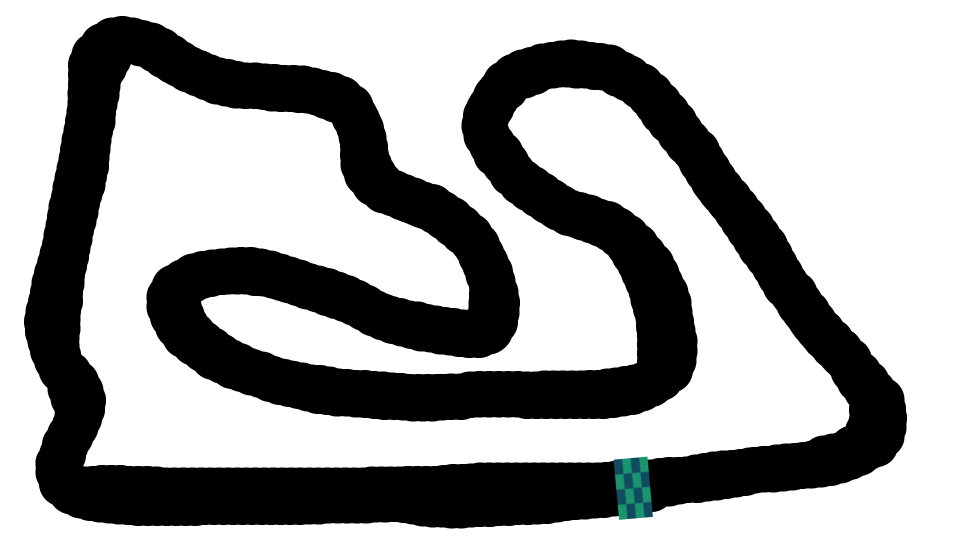
#> input picture maps/bahrain2.png, 1920 x 1080 px, found by its file name (shown at 1/2 size)
$ jupyter execute 01_reinforcement_learning.ipynb
#> lines starting #> are read from the running program, lines starting #| are printed output that depends on the picture
# Reinforcement Learning

## What is Reinforcement Learning?

Reinforcement learning (RL) is a subset of machine learning focused on how agents take actions in an environment to maximize rewards. Unlike supervised learning, which relies on labeled data, RL learns through trial and error, where agents receive feedback (rewards or penalties) based on their actions.

A helpful way to think about reinforcement learning is to compare it to training a puppy. Just like you reward a puppy with treats for good behavior—like sitting or fetching a ball—you can use rewards to encourage the agent to make the right decisions. If the puppy misbehaves, you might scold it to discourage that behavior.

Similarly, in reinforcement learning, the agent receives positive feedback (rewards) for actions that lead to desired outcomes and negative feedback (penalties) for actions that result in undesirable outcomes. Over time, just as a puppy learns to associate certain behaviors with treats or scoldings, the agent learns to make better decisions to maximize its rewards. This trial-and-error approach helps both the puppy and the agent develop the skills they need to succeed.

## RAICE: An Example Scenario

Imagine we want to train an AI to drive a race car. Instead of feeding it millions of simulations of actual drives and races (which we might not have), we could use RL. The car could receive positive rewards for:

- Increasing its distance on the track

- Maintaining a high speed

Conversely, if the car crashes, it would be penalized and have to restart, much like a level in a video game.

### The Environment

In our scenario, we'll use the Bahrain F1 track as our environment. The track is represented by black and white pixels, with black representing the asphalt and white representing the background.

[cell 1]
from PIL import Image,ImageDraw,ImageFont
from IPython.display import display
import math

track = Image.open("../maps/bahrain2.png").resize((700,400))
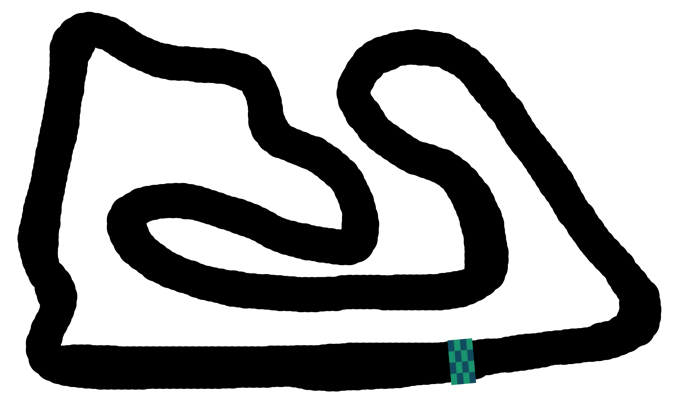
#> track: PIL image 700x400 RGBA; mean R, G, B, A 164.9, 165.2, 165.2, 255
track

### The Agent

Our agent is a car equipped with five sensors positioned at 90, 45, 0, -45, and -90 degrees. These sensors detect nearby walls, providing crucial information about the environment.

[cell 2]
# Load the existing image
car = Image.open("../qlearning/car.png").resize((500, 500))
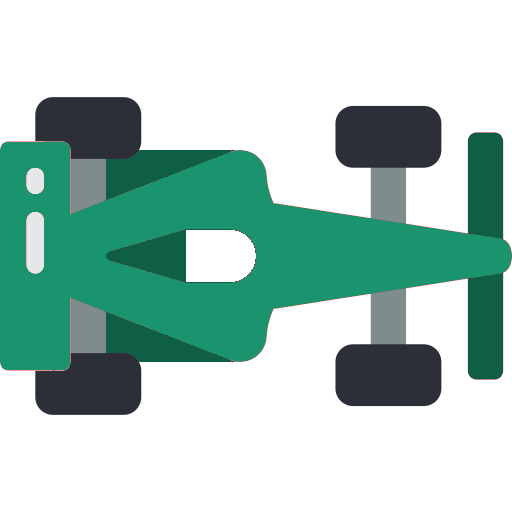
#> input picture qlearning/car.png, 512 x 512 px, found by its file name

center = int(500/2)


# Create a draw object
draw = ImageDraw.Draw(car)

# Define font (default font if not specifying a path)
font = ImageFont.load_default(size=15)

# Define the angle and text positions
angle = 0
text_positions = []

for d in range(-90, 120, 45):
    x = int(center + 200 * math.cos(math.radians(360 - (angle + d))))
    y = int(center + 200 * math.sin(math.radians(360 - (angle + d))))
    draw.text((x,y), f'{d} degrees', fill='red', font=font)  # Black text
    draw.line([(center,center), (x, y)], fill='red', width=5)

# Display the modified image
display(car)
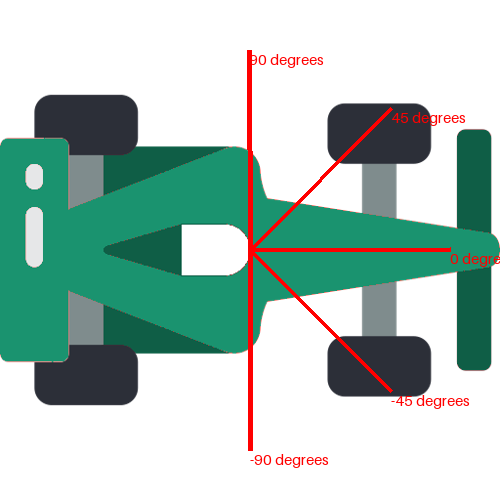
#> shown: PIL image 500x500 RGBA; mean R, G, B, A 25.8, 49, 41, 107.9; transparent parts drawn white

### The State $s$

In reinforcement learning, a state $s$ refers to a particular configuration of the environment at a specific moment. It includes all the essential information the agent requires to make decisions about its actions. In this context, the state can encompass various factors, such as the car's position on the track and its direction. However, the most critical elements will be the sensor readings, as they provide sufficient information for decision-making. This is similar to how humans drive; we primarily rely on what we see in front of us to navigate effectively.

### The Actions $a$

The car has four possible actions $a$ it can take:

1. **Speeding Up**: The car increases its speed, allowing it to cover more distance quickly.

2. **Slowing Down**: The car decreases its speed, which helps in navigating tight corners or avoiding obstacles.

3. **Turning Left 30 Degrees**: The car shifts its direction to the left by 30 degrees, enabling it to navigate turns or avoid walls on that side.

4. **Turning Right 30 Degrees**: Similarly, the car can turn right by 30 degrees to adjust its trajectory or avoid obstacles on the right side.

These actions allow the car to respond dynamically to its environment and make strategic decisions during the race. As you may be wondering right now, there could be many more, but for now lets keep it simple.

### The Reward $r$

Shaping the reward $r$ among the actions taken by the car can be quite complicated. It involves iterating through numerous scenarios to determine which actions lead to the best outcomes and how to distribute rewards effectively.

However, I can provide a method (for free, your welcome) that I have already tested and seems to work:

[cell 3]
def reward(distance, velocity):
    total_reward = 0.7 * distance + 0.3 * velocity
    print(f"The total reward is {total_reward}")

By using this straightforward approach, such as assigning rewards based on clear metrics—like distance traveled and speed achieved—we can streamline the training. This way, the car can learn more efficiently without the complexities of intricate reward-sharing algorithms.

For example, let's say our agent has covered a distance of 10 meters and is traveling at a speed of 10. In this case, our reward will be:

[cell 4]
reward(distance=10, velocity=10) # The total reward is 10.0
reward(distance=10, velocity=5) # The total reward is 8.5 if we slow down, the reward decreases
